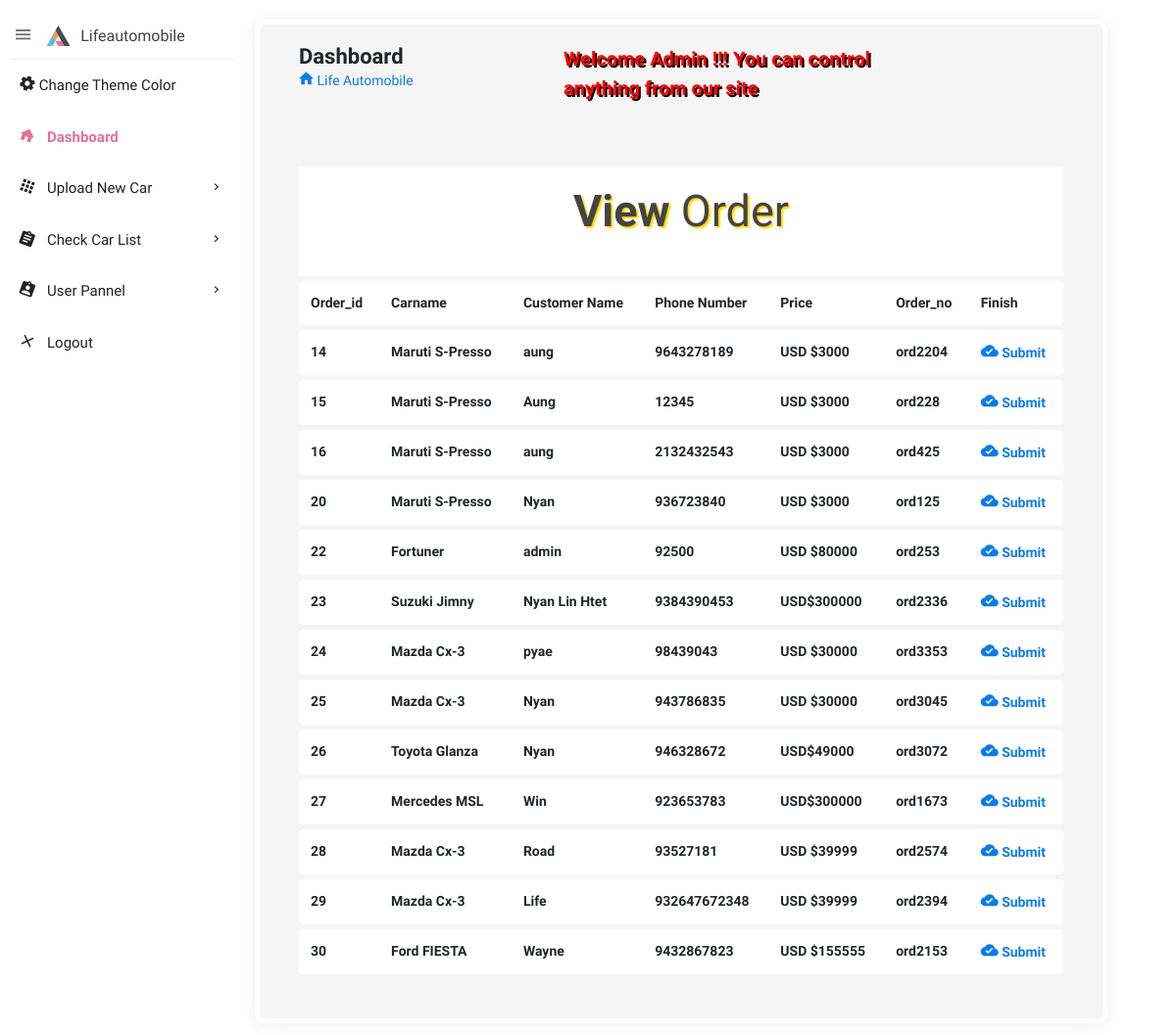
Page /admin/vieworder.php (signed in) on the committed database.
### tables this page shows
CREATE TABLE IF NOT EXISTS `orders` (
  `order_id` int(11) NOT NULL AUTO_INCREMENT,
  `carname` varchar(50) NOT NULL,
  `price` varchar(50) NOT NULL,
  `name` varchar(50) NOT NULL,
  `mobile` bigint(20) NOT NULL,
  `address` varchar(50) NOT NULL,
  `order_no` varchar(50) NOT NULL,
  PRIMARY KEY (`order_id`)
);

### admin/vieworder.php (the view, shortened to what this page needs)
<?php
        if($_SESSION['sid']== "")
        {
            header('location:index.php');
        }
        else{
?>
<!doctype html>
<html class="no-js " lang="en">
<head>
<link rel="stylesheet" href="assets/plugins/bootstrap/css/bootstrap.min.css">
<link rel="stylesheet" href="assets/plugins/jvectormap/jquery-jvectormap-2.0.3.min.css"/>
<link rel="stylesheet" href="assets/plugins/charts-c3/plugin.css"/>
<link rel="stylesheet" href="assets/plugins/morrisjs/morris.min.css" />
<link rel="stylesheet" href="assets/css/style.min.css">
	<link rel="stylesheet" type="text/css" href="style/mystyle.css">
</head>
<body class="theme-blush">
<aside id="leftsidebar" class="sidebar">
    <div class="navbar-brand">
        <button class="btn-menu ls-toggle-btn" type="button"><i class="zmdi zmdi-menu"></i></button>
        <a href="home.php"><img src="assets/images/logo.svg" width="25" alt="Aero"><span class="m-l-10">Lifeautomobile</span></a>
    </div>
    <div class="menu">
        <ul class="list">
            <li><a href="javascript:void(0);" class="js-right-sidebar" title="Setting"><i class="zmdi zmdi-settings zmdi-hc-spin"></i> Change Theme Color </a></li>
            <li class="active open"><a href="home.php"><i class="zmdi zmdi-home"></i><span>Dashboard</span></a></li>
            <li><a href="javascript:void(0);" class="menu-toggle"><i class="zmdi zmdi-apps"></i><span>Upload New Car</span></a>
            </li>
            <li> <a href="javascript:void(0);" class="menu-toggle"><i class="zmdi zmdi-assignment"></i><span>Check Car List</span></a>
            </li>
            <li> <a href="javascript:void(0);" class="menu-toggle"><i class="zmdi zmdi-assignment-account"></i><span>User Pannel</span></a>
            </li>
            <li><a href="logout.php"><i class="zmdi zmdi-close"></i><span>Logout</span></a></li>
        </ul>
    </div>
</aside>
	<section class="content">
        <div class="block-header">
            <div class="row">
                <div class="col-lg-4 col-md-6 col-sm-8">
                    <h2>Dashboard</h2>
                    <ul class="breadcrumb">
                        <li class="breadcrumb-item"><a href="home.php"><i class="zmdi zmdi-home"></i> Life Automobile</a></li>
                    </ul>
                </div>
                <div class="col-lg-6 col-md-10 col-sm-12">
                        <marquee style="font-size: 20px; color:red; font-weight:bold; text-shadow:2px 2px #000000">Welcome Admin !!! You can control anything from our site</marquee>
                </div>
            </div>
        </div>
	<br><br>
<div class="container-fluid">
            <div class="row clearfix">
                <div class="col-sm-12">
                    <div class="card">
                        <div class="header" style="text-align: center; text-shadow:2px 2px 2px gold; background-color:white;">
                            <h1><strong>View</strong> Order </h1>
                        </div>
                        <div class="table-responsive social_media_table">
                            <table class="table table-hover c_table">
                                <thead>
                                    <tr>
                                        <th>Order_id</th>
                                        <th>Carname</th>
                                        <th>Customer Name</th>
                                        <th>Phone Number</th>
                                        <th>Price</th>
                                        <th> Order_no</th>
                                        <th>Finish</th>
                                    </tr>
                                </thead>
                                <?php
                                   $sel = mysql_query("SELECT * from orders");
                                   while($row = mysql_fetch_array($sel))
                                   {
                                       $id = $row['order_id'];
                                       $carname = $row['carname'];
                                       $name = $row['name'];
                                       $ph = $row['mobile'];
                                       $pri =$row['price'];
                                       $ord = $row['order_no'];
                                       ?>
                                       <tbody>
                                           <tr>
                                           <th><?php echo $id;  ?></th>
                                           <th><?php echo $carname; ?></th>
                                           <th><?php echo $name; ?></th>
                                           <th><?php echo $ph;?></th>
                                           <th><?php echo $pri;?></th>
                                           <th><?php echo $ord;?></th>
                                           <th>  <a href="deleteo.php?order_id=<?php echo $row['order_id']; ?>"><i class="zmdi zmdi-cloud-done"></i>
                                            Submit</a>
                                        </th>
                                       </tbody>
                                   <?php }?>
                            </table>
                        </div>
                    </div>
                </div>
			</div>
		</div>
		</section>
        <?php } ?>
</body>
</html>

### admin/style/mystyle.css (style rules this page uses)
.header { background-color: #191919; }
.row { padding: 0px; margin: 0px; }

### rows in the picture
orders: order_id "14", carname "Maruti S-Presso", name "aung", mobile "9643278189", price "USD $3000", order_no "ord2204"
orders: order_id "15", carname "Maruti S-Presso", name "Aung", mobile "12345", price "USD $3000", order_no "ord228"
orders: order_id "16", carname "Maruti S-Presso", name "aung", mobile "2132432543", price "USD $3000", order_no "ord425"
orders: order_id "20", carname "Maruti S-Presso", name "Nyan", mobile "936723840", price "USD $3000", order_no "ord125"
orders: order_id "22", carname "Fortuner", name "admin", mobile "92500", price "USD $80000", order_no "ord253"
orders: order_id "23", carname "Suzuki Jimny", name "Nyan Lin Htet", mobile "9384390453", price "USD$300000", order_no "ord2336"
orders: order_id "24", carname "Mazda Cx-3", name "pyae", mobile "98439043", price "USD $30000", order_no "ord3353"
orders: order_id "25", carname "Mazda Cx-3", name "Nyan", mobile "943786835", price "USD $30000", order_no "ord3045"
orders: order_id "26", carname "Toyota Glanza", name "Nyan", mobile "946328672", price "USD$49000", order_no "ord3072"
orders: order_id "27", carname "Mercedes MSL", name "Win", mobile "923653783", price "USD$300000", order_no "ord1673"
orders: order_id "28", carname "Mazda Cx-3", name "Road", mobile "93527181", price "USD $39999", order_no "ord2574"
orders: order_id "29", carname "Mazda Cx-3", name "Life", mobile "932647672348", price "USD $39999", order_no "ord2394"
orders: order_id "30", carname "Ford FIESTA", name "Wayne", mobile "9432867823", price "USD $155555", order_no "ord2153"
